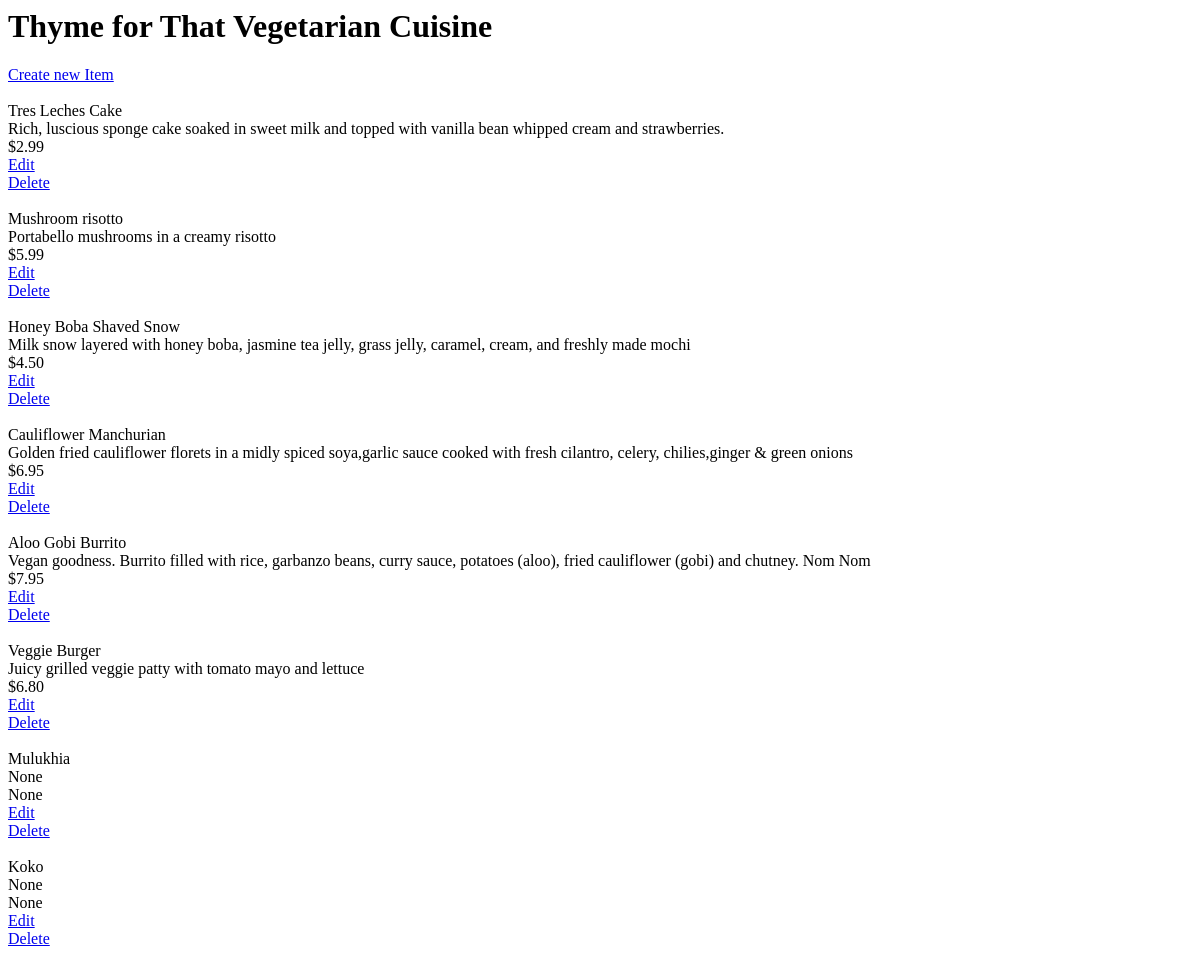
Page /restaurants/4/ on the earlier database version.
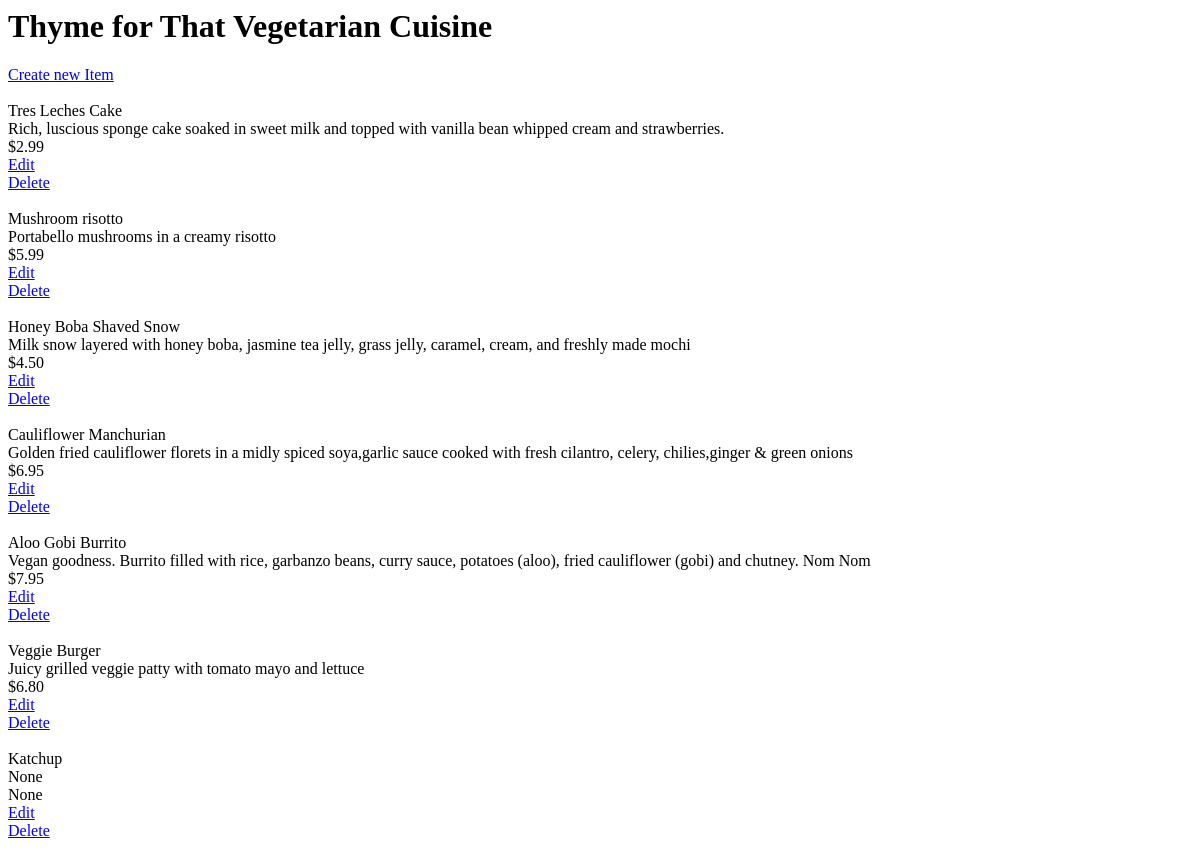
Same page on the later database version.
### database_setup.py (models this page shows, shortened)
class Restaurant(Base):
    __tablename__ = 'restaurant'
    id = Column(Integer, primary_key=True)
    name = Column(String(250), nullable=False)

class MenuItem(Base):
    __tablename__ = 'menu_item'
    name =Column(String(80), nullable = False)
    id = Column(Integer, primary_key = True)
    description = Column(String(250))
    price = Column(String(8))
    course = Column(String(250))
    restaurant_id = Column(Integer,ForeignKey('restaurant.id'))
    restaurant = relationship(Restaurant)

### project.py (the view, shortened to what this page needs)
@app.route('/')
@app.route('/restaurants/<int:restaurant_id>/')
def restaurantMenu(restaurant_id):
    restaurant = session.query(Restaurant).filter_by(id =
                 restaurant_id).one()
    items = session.query(MenuItem).filter_by(restaurant_id =
                                              restaurant_id)
    return render_template('menu.html', restaurant = restaurant, items = items)

### templates/menu.html (shortened to what this page needs)
<html>
<body>
<h1>  {{restaurant.name}} </h1>
<a href='{{ url_for('newMenuItem', restaurant_id = restaurant.id) }}'>
Create new Item </a>
{% for i in items %}
 {{i.name}}
{{i.description}}
{{i.price}}
<a href= '{{url_for('editMenuItem', restaurant_id = restaurant.id, menu_id = i.id) }}'> Edit </a>
<a href= '{{url_for('deleteMenuItem', restaurant_id = restaurant.id, menu_id = i.id) }}'> Delete </a>
{% endfor %}
</body>
</html>

Differences in the rows shown:
removed MenuItem: name "Mulukhia", description "None", price "None"
removed MenuItem: name "Koko", description "None", price "None"
added MenuItem: name "Katchup", description "None", price "None"
